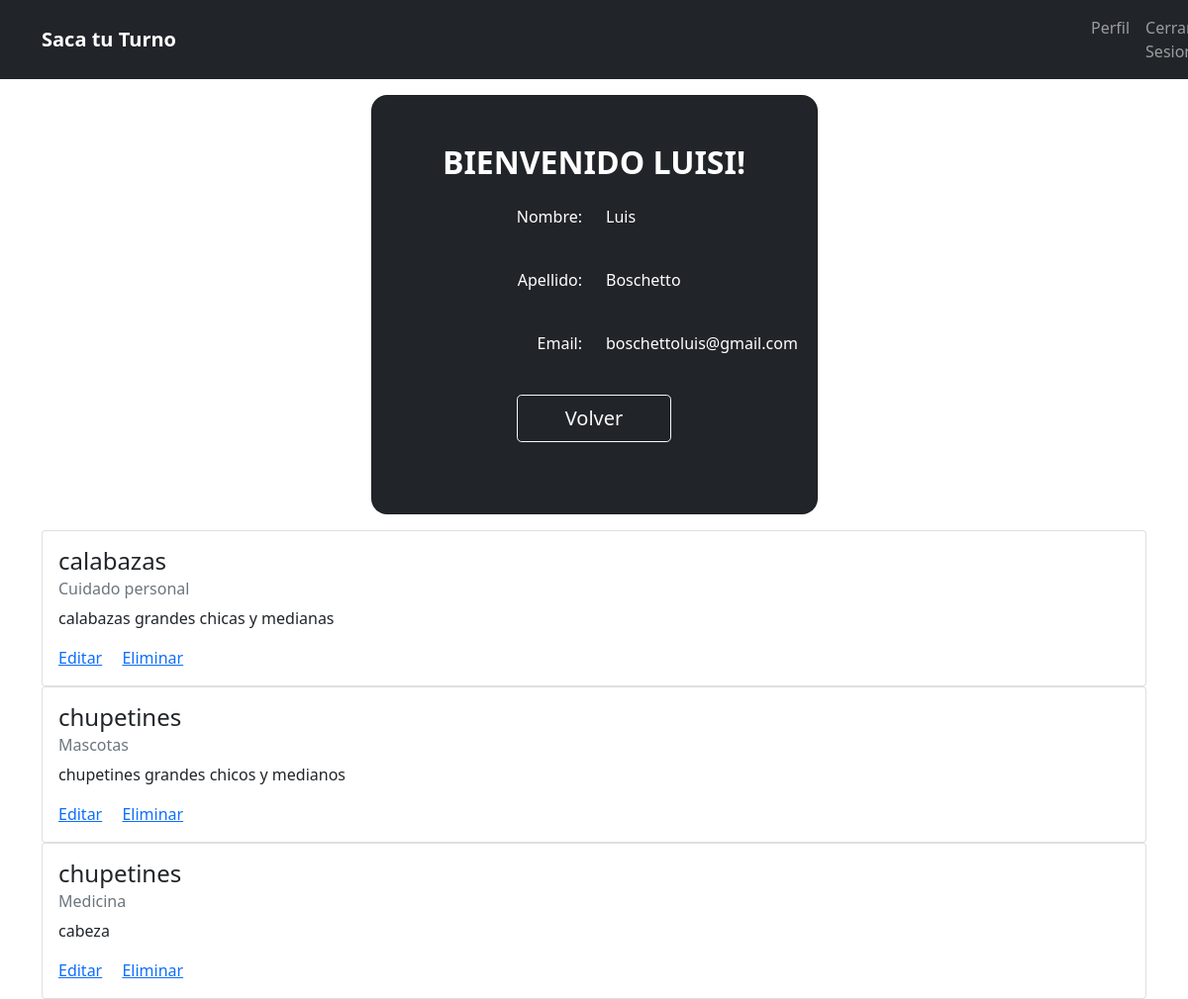
Page /perfil/22/ (signed in) on the committed database.
### sitio/models.py (models this page shows, shortened)
class ServicioPrestado(models.Model):
    nombre = models.CharField(max_length=50, blank = False)       # NO LLEVA NOMBRE EL SERVICIO PRESTADO
    descripcion = models.TextField(max_length=150, blank = False)
    propietario = models.ForeignKey(User, on_delete=models.CASCADE)
    categoria = models.ForeignKey(Categoria, on_delete=models.CASCADE, blank = True, null= True)
    subcategoria = models.ForeignKey(SubCategoria, on_delete=models.CASCADE, blank = True, null= True)

class Categoria(models.Model):
    nombre = models.CharField(max_length=255, blank = False)
    def __str__(self):
        return self.nombre

### sitio/views.py (the view)
def perfil(request, id):
    servicios = ServicioPrestado.objects.filter(propietario__id = id)
    return render(request,'perfil.html', {'servicios': servicios})

### templates/perfil.html (shortened to what this page needs)
{% include "header.html" %}
<form method="post">
    <section class="vh-100 gradient-custom">
        <div class="container py-3 h-80">
            <div class="row d-flex justify-content-center align-items-center h-100">
                <div class="col-12 col-md-8 col-lg-6 col-xl-5">
                    <div class="card bg-dark text-white" style="border-radius: 1rem;">
                        <div class="card-body mt-2 text-center">
                            <div class="mb-md-5 mt-md-4 pb-2">
                                <h2 class="fw-bold mb-4 text-uppercase text-center">Bienvenido {{request.user.username}}! </h2>
                                <div class="form-outline form-white mb-4 row" >
                                    <label class="form-label col-6" style="text-align: right;">Nombre: </label>
                                    <p class="col-6" style="text-align: left; color: white;" >
                                        {{request.user.first_name}}
                                    </p>
                                </div>
                                <div class="form-outline form-white mb-4 row">
                                    <label class="form-label col-6" style="text-align: right;">Apellido:</label>
                                    <p class="col-6" style="text-align: left; color: white;">
                                        {{request.user.last_name}}
                                    </p>
                                </div>
                                <div class="form-outline form-white mb-4 row">
                                        <label class="form-label col-6" style="text-align: right;">Email:</label>
                                        <p class="col-6" style="text-align: left; color: white;">
                                            {{request.user.email}}
                                        </p>
                                </div>
                                <a class="btn btn-outline-light btn-lg px-5" type="submit" href= "{% url 'home' %}" >Volver</a>
                            </div>
                        </div>
                    </div>
                </div>
            </div>
        </div>
        <div class="container">
            {%for servicio in servicios %}
            <div class="card">
                <div class="card-body">
                    <h4 class="card-title">{{servicio.nombre}}</h4>
                    <h6 class="card-subtitle mb-2 text-muted">{{servicio.categoria}}</h6>
                    <p class="card-text">
                    {{servicio.descripcion}}
                    </p>
                    <a href="{% url 'editar_servicio' servicio.id servicio.propietario.id %}" class="card-link">Editar</a>
                    <a href="{% url 'eliminar_servicio' servicio.id servicio.propietario.id %}" class="card-link">Eliminar</a>
                </div>
              </div>
            {% empty %}
               <h1>No posee servicios</h1>
            {% endfor %}
        </div>
    </section>
</form>

### static/fullcalendar/main.css (style rules this page uses)
:root { --fc-daygrid-event-dot-width: 8px; }
:root { --fc-list-event-dot-width: 10px; --fc-list-event-hover-bg-color: #f5f5f5; }

### rows in the picture
ServicioPrestado: nombre "calabazas", categoria "Cuidado personal", descripcion "calabazas grandes chicas y medianas"
ServicioPrestado: nombre "chupetines", categoria "Mascotas", descripcion "chupetines grandes chicos y medianos"
ServicioPrestado: nombre "chupetines", categoria "Medicina", descripcion "cabeza"

### other values in the picture
{{ request.user.username }} "LUISI"
{{ request.user.first_name }} "Luis"
{{ request.user.last_name }} "Boschetto"
{{ request.user.email }} "boschettoluis@gmail.com"
